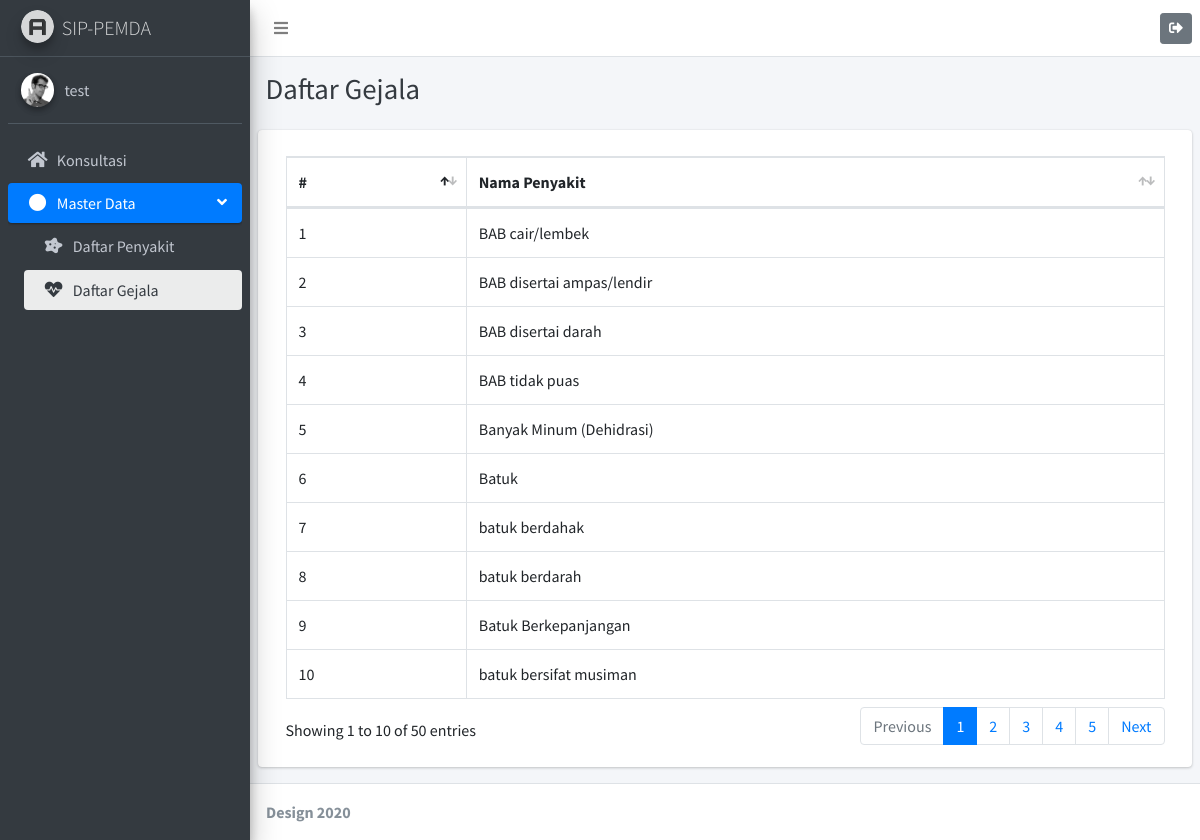
Screenshot of /pages/gejala.php (signed in) with the database file from the repository.
### tables this page shows
CREATE TABLE `gejala` (
  `id` int(10) NOT NULL,
  `nama` varchar(255) NOT NULL
);

### pages/gejala.php (the view, shortened to what this page needs)
<?php
  include '../connect.php';
  $query = "SELECT * FROM `gejala` ORDER BY `nama` ASC;";
  $sql = mysqli_query($mysqli, $query);
?>
<!DOCTYPE html>
<html>
  <head>
    <link rel="stylesheet" href="../plugins/fontawesome-free/css/all.min.css">
    <link rel="stylesheet" href="https://code.ionicframework.com/ionicons/2.0.1/css/ionicons.min.css">
    <link rel="stylesheet" href="../plugins/tempusdominus-bootstrap-4/css/tempusdominus-bootstrap-4.min.css">
    <link rel="stylesheet" href="../plugins/icheck-bootstrap/icheck-bootstrap.min.css">
    <link rel="stylesheet" href="../plugins/jqvmap/jqvmap.min.css">
    <link rel="stylesheet" href="../plugins/datatables-bs4/css/dataTables.bootstrap4.min.css">
    <link rel="stylesheet" href="../dist/css/adminlte.min.css">
    <link rel="stylesheet" href="../plugins/overlayScrollbars/css/OverlayScrollbars.min.css">
    <link rel="stylesheet" href="../plugins/daterangepicker/daterangepicker.css">
    <link rel="stylesheet" href="../plugins/summernote/summernote-bs4.css">
  </head>
  <body class="hold-transition sidebar-mini layout-fixed">
    <div class="wrapper">
    <nav class="main-header navbar navbar-expand navbar-white navbar-light">
        <ul class="navbar-nav">
          <li class="nav-item">
            <a class="nav-link" data-widget="pushmenu" href="#" role="button"><i class="fas fa-bars"></i></a>
          </li>
        </ul>
        <ul class="navbar-nav ml-auto">
          <li class="nav-item">
            <a class="btn btn-sm btn-secondary" href="../functions/logout.php">
              <i class="fas fa-sign-out-alt"></i>
            </a>
          </li>
        </ul>
      </nav>
      <aside class="main-sidebar sidebar-dark-primary elevation-4">
        <a href="/sip_pemda" class="brand-link">
          <img src="../dist/img/AdminLTELogo.png" alt="AdminLTE Logo" class="brand-image img-circle elevation-3"
              style="opacity: .8">
          <span class="brand-text font-weight-light">SIP-PEMDA</span>
        </a>
        <div class="sidebar">
          <div class="user-panel mt-3 pb-3 mb-3 d-flex">
            <div class="image">
              <img src="../dist/img/user2-160x160.jpg" class="img-circle elevation-2" alt="User Image">
            </div>
            <div class="info">
              <a href="profil.php" class="d-block"><?php echo $_SESSION['username'] ?></a>
            </div>
          </div>
          <nav class="mt-2">
            <ul class="nav nav-pills nav-sidebar flex-column nav-child-indent" data-widget="treeview" role="menu" data-accordion="false">
              <li class="nav-item">
                <a href="dashboard.php" class="nav-link">
                  <i class="nav-icon fas fa-home"></i>
                  <p>
                    Konsultasi
                  </p>
                </a>
              </li>
              <li class="nav-item menu-open">
                <a href="#" class="nav-link active">
                  <i class="nav-icon fas fa-circle"></i>
                  <p>
                    Master Data
                    <i class="right fas fa-angle-left"></i>
                  </p>
                </a>
                <ul class="nav nav-treeview">
              <li class="nav-item">
                <a href="penyakit.php" class="nav-link">
                  <i class="nav-icon fas fa-disease"></i>
                  <p>
                    Daftar Penyakit
                  </p>
                </a>
              </li>
              <li class="nav-item">
                <a href="gejala.php" class="nav-link active">
                  <i class="nav-icon fas fa-heartbeat"></i>
                  <p>
                    Daftar Gejala
                  </p>
                </a>
              </li>
                </ul>
              </li>
            </ul>
          </nav>
        </div>
      </aside>
      <div class="content-wrapper">
        <div class="content-header">
          <div class="container-fluid">
            <div class="row mb-2">
              <div class="col-sm-6">
                <h1 class="m-0 text-dark">Daftar Gejala</h1>
              </div>
            </div>
          </div>
        </div>
        <section class="content">
          <div class="container-fluid">
            <div class="row">
              <div class="card col-12">
                <div class="card-body">
                  <?php
                    if(mysqli_num_rows($sql) == 0){ ?>
                      Tidak ada data tentang Gejala
                  <?php
                    } else {
                  ?>
                    <table id="tabel-gejala" class="table table-bordered table-hover">
                      <thead>
                        <tr>
                          <th>#</th>
                          <th>Nama Penyakit</th>
                        </tr>
                      </thead>
                      <tbody>
                        <?php
                          $number = 1;
                          while($datas = mysqli_fetch_assoc($sql)){
                        ?>
                        <tr>
                          <td><?php echo $number++; ?></td>
                          <td><?php echo $datas['nama']; ?></td>
                        </tr>
                        <?php } ?>
                      </tbody>
                    </table>
                  <?php
                    }
                  ?>
                </div>
              </div>
            </div>
          </div>
        </section>
      </div>
      <footer class="main-footer">
        <strong>Design 2020</strong>
      </footer>
    </div>
  </body>
</html>

### rows the page displays
gejala: nama "BAB cair/lembek"
gejala: nama "BAB disertai ampas/lendir"
gejala: nama "BAB disertai darah"
gejala: nama "BAB tidak puas"
gejala: nama "Banyak Minum (Dehidrasi)"
gejala: nama "Batuk"
gejala: nama "batuk berdahak"
gejala: nama "batuk berdarah"
gejala: nama "Batuk Berkepanjangan"
gejala: nama "batuk bersifat musiman"

### other values shown
$_SESSION['username'] "test"
